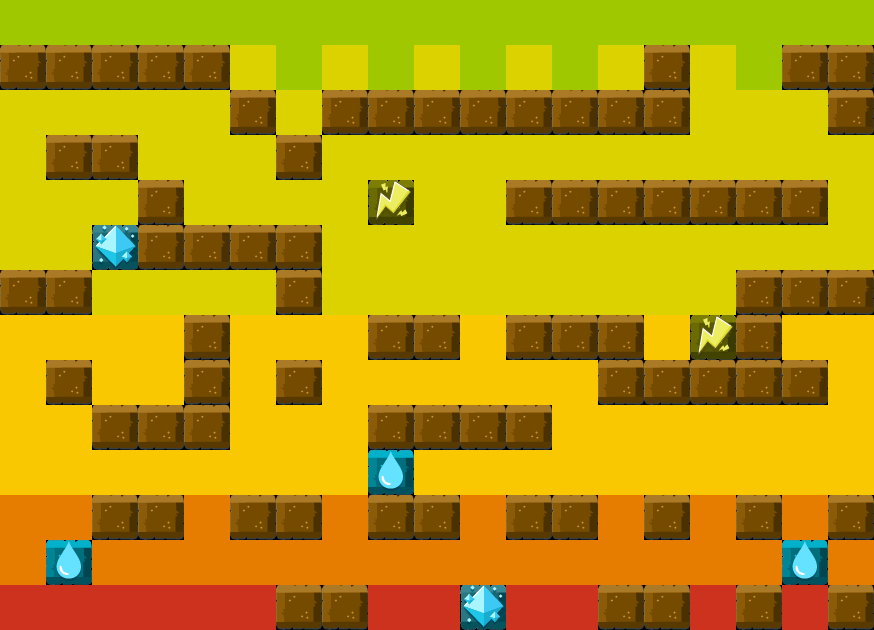

This game map was drawn from its Tiled (.tmx) file and the tilesets committed beside it. A one-line description and the full map source follow:
An orthogonal 19x14 tile map with 46x45 px tiles, 1 tile layer (Tile Layer 1).

<map version="1.0" orientation="orthogonal" renderorder="right-down" width="19" height="14" tilewidth="46" tileheight="45" nextobjectid="1">
 <tileset firstgid="1" name="Minigame tiles" tilewidth="46" tileheight="45" tilecount="9">
  <tile id="0">
   <image width="46" height="45" source="../Textures/Tiles Minigame/24_5_Diamond.png" />
  </tile>
  <tile id="1">
   <image width="46" height="45" source="../Textures/Tiles Minigame/24_5_Electricity.png" />
  </tile>
  <tile id="2">
   <image width="46" height="45" source="../Textures/Tiles Minigame/26_5_Acid.png" />
  </tile>
  <tile id="3">
   <image width="46" height="45" source="../Textures/Tiles Minigame/26_5_Block.png" />
  </tile>
  <tile id="4">
   <image width="46" height="45" source="../Textures/Tiles Minigame/26_5_Green.png" />
  </tile>
  <tile id="5">
   <image width="46" height="45" source="../Textures/Tiles Minigame/26_5_Orange.png" />
  </tile>
  <tile id="6">
   <image width="46" height="45" source="../Textures/Tiles Minigame/26_5_Red.png" />
  </tile>
  <tile id="7">
   <image width="46" height="45" source="../Textures/Tiles Minigame/26_5_Water.png" />
  </tile>
  <tile id="8">
   <image width="46" height="45" source="../Textures/Tiles Minigame/26_5_Yellow.png" />
  </tile>
 </tileset>
 <layer name="Tile Layer 1" width="19" height="14">
  <data encoding="csv">
5,5,5,5,5,5,5,5,5,5,5,5,5,5,5,5,5,5,5,
4,4,4,4,4,3,5,3,5,3,5,3,5,3,4,3,5,4,4,
3,3,3,3,3,4,3,4,4,4,4,4,4,4,4,3,3,3,4,
3,4,4,3,3,3,4,3,3,3,3,3,3,3,3,3,3,3,3,
3,3,3,4,3,3,3,3,2,3,3,4,4,4,4,4,4,4,3,
3,3,1,4,4,4,4,3,3,3,3,3,3,3,3,3,3,3,3,
4,4,3,3,3,3,4,3,3,3,3,3,3,3,3,3,4,4,4,
9,9,9,9,4,9,9,9,4,4,9,4,4,4,9,2,4,9,9,
9,4,9,9,4,9,4,9,9,9,9,9,9,4,4,4,4,4,9,
9,9,4,4,4,9,9,9,4,4,4,4,9,9,9,9,9,9,9,
9,9,9,9,9,9,9,9,8,9,9,9,9,9,9,9,9,9,9,
6,6,4,4,6,4,4,6,4,4,6,4,4,6,4,6,4,6,4,
6,8,6,6,6,6,6,6,6,6,6,6,6,6,6,6,6,8,6,
7,7,7,7,7,7,4,4,7,7,1,7,7,4,4,7,4,7,4
</data>
 </layer>
</map>
